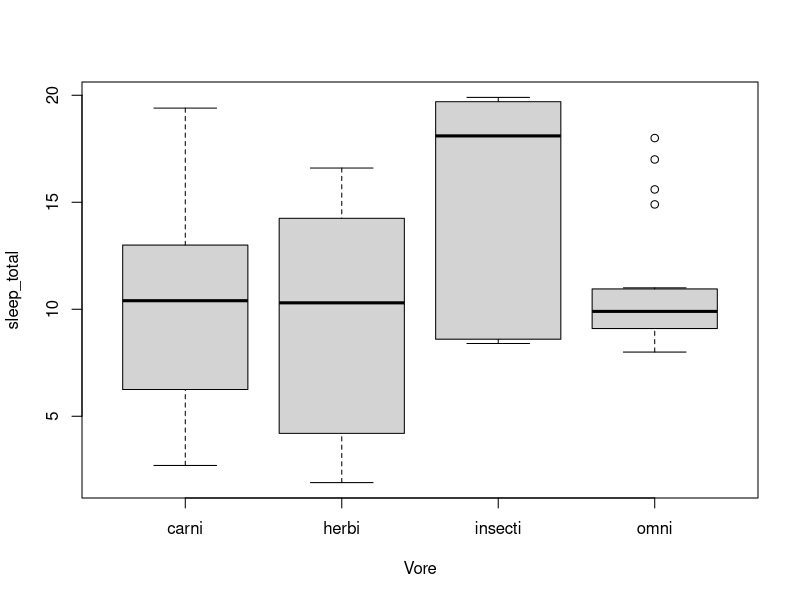

The R source for this figure:
# This file will fullfill the requirements of Assingment 9 wherin use 
#of version control such as Git and Github with R studio 
#integration was explored.
# Authors: Jessie Briggs and Tyler Koloski
# last modified: 10/25/17

#Question 1
library(ggplot2)
data(msleep)
?msleep

head(msleep)
summary(msleep)
unique(msleep$vore)
# There are 4 unique types of diet as well as NAs 
boxplot(msleep$sleep_total[msleep$vore != "NA"] ~ msleep$vore[msleep$vore != "NA"], ylab = "sleep_total", xlab = "Vore")

#On average mammals with a insect diet will have higher sleeping totals than animals which eat in the other categories. 

#Question 2



#Question 3